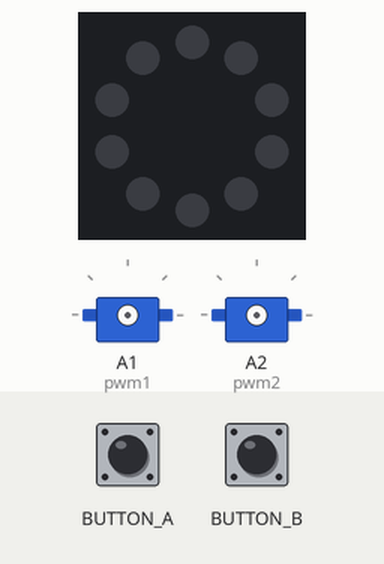
This program was run on a simulated Circuit Playground running CircuitPython. Shown: the board's ring of 10 RGB LEDs (number 0 left of the top, counting anticlockwise), 2 × servo. Inputs (shaded band) come from the test bench. Dim RGB values are drawn brighter than linear.

Above: at 1.2 s.
1.3 s: button A pressed for 3.2 s
At 5.1 s:
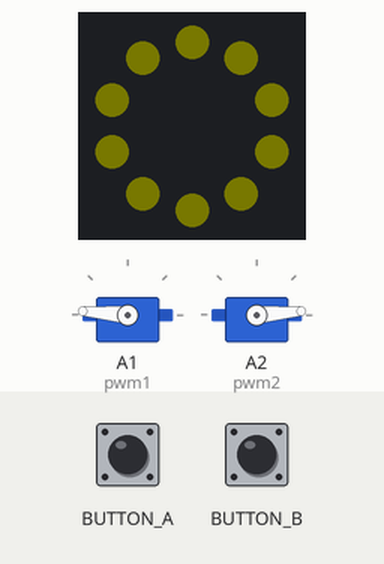
6.0 s: button B pressed for 0.15 s
At 6.9 s:
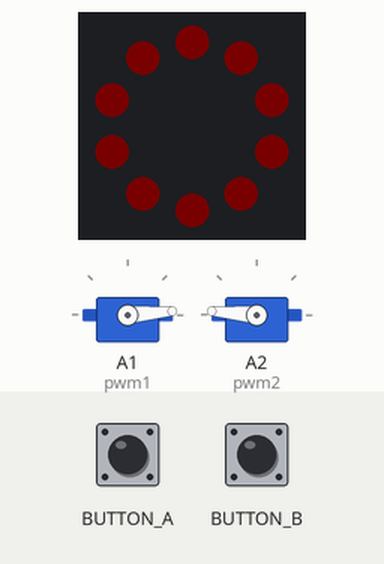
7.6 s: button A pressed for 0.15 s
At 8.2 s:
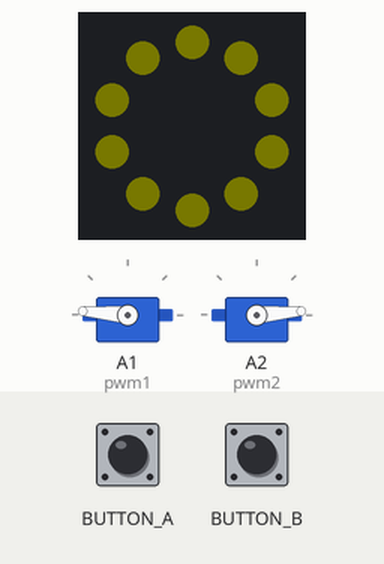
9.2 s: button B pressed for 1 s
At 10.5 s:
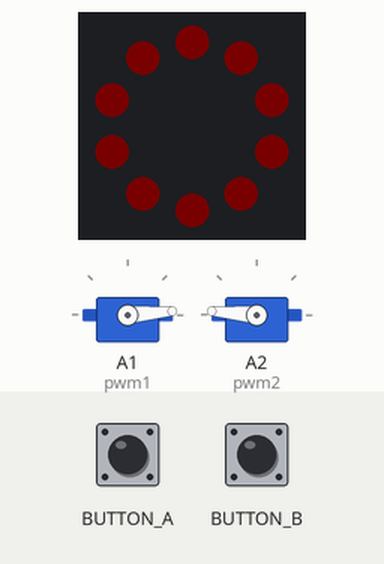
11.7 s: BUTTON_A (button A) driven HIGH and BUTTON_B (button B) driven HIGH
At 11.87 s:
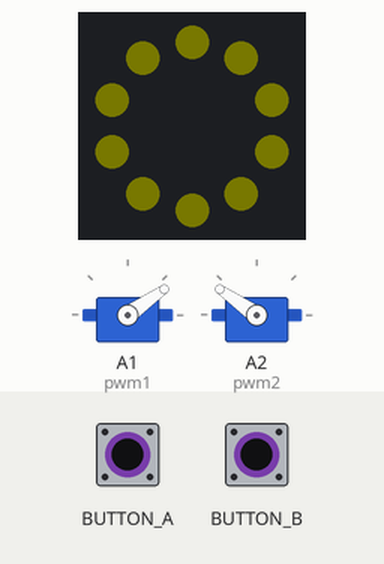
14.7 s: button A released
At 15.57 s:
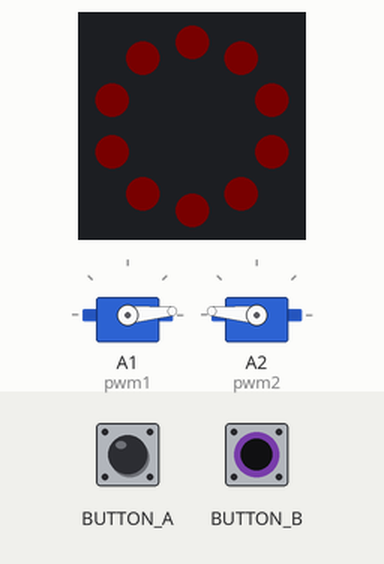
Timing chart, 0 to 17.7 s (numbered marks = the images above; inputs shaded):
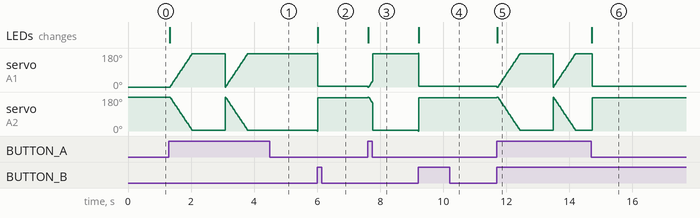

The program:

code.py
```python
import board
import pulseio
from adafruit_motor import servo
from adafruit_circuitplayground.express import cpx

cpx.pixels.brightness = 0.05

# create a PWMOut object on Pins A1 and A2.
pwm2 = pulseio.PWMOut(board.A2, duty_cycle=2 ** 15, frequency=50)
pwm1 = pulseio.PWMOut(board.A1, duty_cycle=2 ** 15, frequency=50)

# Create a servo object, my_servo.
my_servo_left = servo.Servo(pwm1)
my_servo_right = servo.Servo(pwm2)

while True:
    if cpx.button_a:
        cpx.pixels.fill((50, 50, 0))
        for angle in range(0, 180, 5):  # 0 - 180 degrees, 5 degrees
            my_servo_left.angle = angle
        for angle in range(180, 0, -5):  # 180 - 0 degrees, 5 degrees
            my_servo_right.angle = angle

    elif cpx.button_b:
        cpx.pixels.fill((50, 0, 0))
        for angle in range(180, 0, -5):  # 180 - 0 degrees, 5 degrees at a time
            my_servo_left.angle = angle
        for angle in range(0, 180, 5):  # 0 - 180 degrees, 5 degrees at a time.
            my_servo_right.angle = angle
```

Measured:
- after the input at 1.3 s, the LEDs: change at once (image 1)
- after the input at 6.0 s, servo on A1 (pwm1): 175° → 5° at once; servo on A2 (pwm2): 5° → 175° at once; the LEDs: change at once (image 2)
- after the input at 7.6 s, servo on A1 (pwm1): 5° → 175° at once; servo on A2 (pwm2): 175° → 5° at once; the LEDs: change at once (image 3)
- after the input at 9.2 s, servo on A1 (pwm1): 175° → 5° at once; servo on A2 (pwm2): 5° → 175° at once; the LEDs: change at once (image 4)
- after the input at 11.7 s, the LEDs: change at once (image 5)
- after the input at 14.7 s, the LEDs: change at once (image 6)
